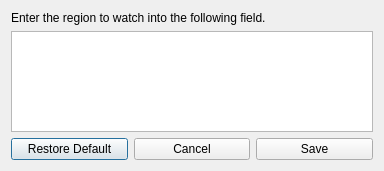
<?xml version="1.0" encoding="UTF-8"?>
<ui version="4.0">
 <class>Dialog</class>
 <widget class="QDialog" name="Dialog">
  <property name="geometry">
   <rect>
    <x>0</x>
    <y>0</y>
    <width>384</width>
    <height>171</height>
   </rect>
  </property>
  <property name="windowTitle">
   <string>Region</string>
  </property>
  <layout class="QGridLayout" name="gridLayout">
   <item row="0" column="0">
    <layout class="QVBoxLayout" name="verticalLayout">
     <item>
      <widget class="QLabel" name="label">
       <property name="text">
        <string>Enter the region to watch into the following field.</string>
       </property>
       <property name="textFormat">
        <enum>Qt::PlainText</enum>
       </property>
       <property name="wordWrap">
        <bool>true</bool>
       </property>
      </widget>
     </item>
     <item>
      <widget class="QPlainTextEdit" name="regionNameField"/>
     </item>
     <item>
      <layout class="QHBoxLayout" name="horizontalLayout_2">
       <item>
        <widget class="QPushButton" name="defaultButton">
         <property name="text">
          <string>Restore Default</string>
         </property>
        </widget>
       </item>
       <item>
        <widget class="QPushButton" name="cancelButton">
         <property name="text">
          <string>Cancel</string>
         </property>
        </widget>
       </item>
       <item>
        <widget class="QPushButton" name="saveButton">
         <property name="text">
          <string>Save</string>
         </property>
        </widget>
       </item>
      </layout>
     </item>
    </layout>
   </item>
  </layout>
 </widget>
 <resources/>
 <connections/>
</ui>
